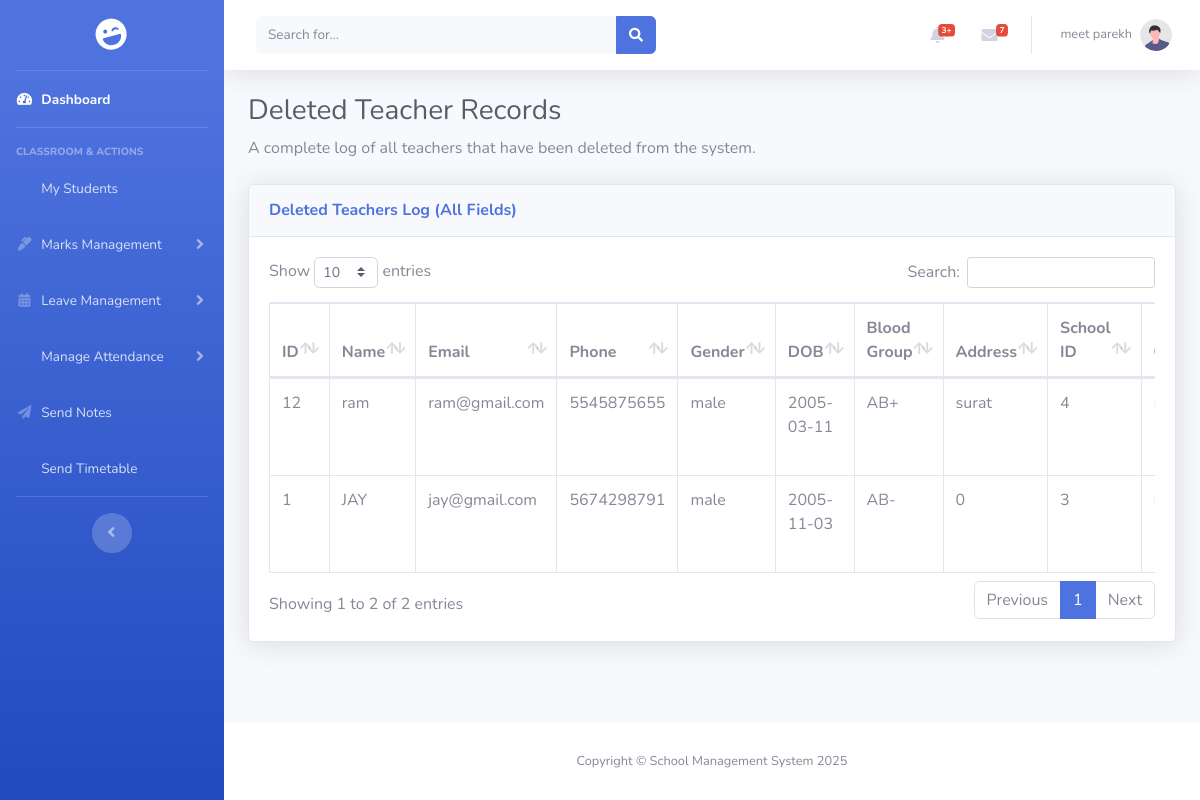
Page /pages/past_record/past_teacher.php (signed in) on the committed database.
### tables this page shows
CREATE TABLE `deleted_teachers` (
  `id` int(11) NOT NULL,
  `teacher_name` varchar(100) DEFAULT NULL,
  `email` varchar(100) DEFAULT NULL,
  `phone` varchar(15) DEFAULT NULL,
  `gender` enum('male','female','other') DEFAULT NULL,
  `dob` date DEFAULT NULL,
  `blood_group` enum('A+','A-','B+','B-','AB+','AB-','O+','O-') DEFAULT NULL,
  `address` text DEFAULT NULL,
  `school_id` int(11) DEFAULT NULL,
  `qualification` varchar(100) DEFAULT NULL,
  `subject` varchar(100) DEFAULT NULL,
  `language_known` varchar(100) DEFAULT NULL,
  `salary` decimal(10,2) DEFAULT NULL,
  `std` set('Nursery','Junior','Senior','1','2','3','4','5','6','7','8','9','10','11','12') DEFAULT NULL,
  `experience` varchar(50) DEFAULT NULL,
  `batch` enum('Morning','Evening') DEFAULT NULL,
  `class_teacher` tinyint(1) DEFAULT NULL,
  `class_teacher_std` varchar(10) DEFAULT NULL,
  `deleted_by_role` varchar(50) DEFAULT NULL,
  `deleted_at` timestamp NOT NULL DEFAULT current_timestamp()
);

### pages/past_record/past_teacher.php (the view, shortened to what this page needs)
<?php
include_once "../../includes/connect.php";
$query = "SELECT dt.*, s.school_name
          FROM deleted_teachers dt
          LEFT JOIN school s ON dt.school_id = s.id
          ORDER BY dt.deleted_at DESC";
$result = mysqli_query($conn, $query);
?>
<!DOCTYPE html>
<html lang="en">
<head>
    <link href="../../assets/vendor/fontawesome-free/css/all.min.css" rel="stylesheet" type="text/css">
    <link href="../../assets/css/sb-admin-2.min.css" rel="stylesheet">
    <link href="../../assets/vendor/datatables/dataTables.bootstrap4.min.css" rel="stylesheet">
</head>
<body id="page-top">
    <div id="wrapper">
        <?php include_once '../../includes/sidebar.php'; ?>
        <div id="content-wrapper" class="d-flex flex-column">
            <div id="content">
                <?php include_once '../../includes/header.php'; ?>
                <div class="container-fluid">
                    <h1 class="h3 mb-2 text-gray-800">Deleted Teacher Records</h1>
                    <p class="mb-4">A complete log of all teachers that have been deleted from the system.</p>
                    <div class="card shadow mb-4">
                        <div class="card-header py-3">
                            <h6 class="m-0 font-weight-bold text-primary">Deleted Teachers Log (All Fields)</h6>
                        </div>
                        <div class="card-body">
                            <div class="table-responsive">
                                <table class="table table-bordered" id="dataTable" width="100%" cellspacing="0">
                                    <thead>
                                        <tr>
                                            <th>ID</th>
                                            <th>Name</th>
                                            <th>Email</th>
                                            <th>Phone</th>
                                            <th>Gender</th>
                                            <th>DOB</th>
                                            <th>Blood Group</th>
                                            <th>Address</th>
                                            <th>School ID</th>
                                            <th>Qualification</th>
                                        </tr>
                                    </thead>
                                    <tbody>
                                        <?php
                                        if ($result && mysqli_num_rows($result) > 0) {
                                            while ($row = mysqli_fetch_assoc($result)) {
                                                echo "<tr>";
                                                echo "<td>" . htmlspecialchars($row['id']) . "</td>";
                                                echo "<td>" . htmlspecialchars($row['teacher_name'] ?? 'N/A') . "</td>";
                                                echo "<td>" . htmlspecialchars($row['email'] ?? 'N/A') . "</td>";
                                                echo "<td>" . htmlspecialchars($row['phone'] ?? 'N/A') . "</td>";
                                                echo "<td>" . htmlspecialchars($row['gender'] ?? 'N/A') . "</td>";
                                                echo "<td>" . htmlspecialchars($row['dob'] ?? 'N/A') . "</td>";
                                                echo "<td>" . htmlspecialchars($row['blood_group'] ?? 'N/A') . "</td>";
                                                echo "<td>" . htmlspecialchars($row['address'] ?? 'N/A') . "</td>";
                                                echo "<td>" . htmlspecialchars($row['school_id'] ?? 'N/A') . "</td>";
                                                echo "<td>" . htmlspecialchars($row['qualification'] ?? 'N/A') . "</td>";
                                                echo "</tr>";
                                            }
                                        } else {
                                            echo "<tr><td colspan='19' class='text-center'>No deleted teachers found</td></tr>";
                                        }
                                        ?>
                                    </tbody>
                                </table>
                            </div>
                        </div>
                    </div>
                </div>
            </div>
            <?php include '../../includes/footer.php'; ?>
        </div>
    </div>
</body>
</html>

### rows in the picture
deleted_teachers: id "12", teacher_name "ram", email "ram@gmail.com", phone "5545875655", gender "male", dob "2005-03-11", blood_group "AB+", address "surat", school "4"
deleted_teachers: id "1", teacher_name "JAY", email "jay@gmail.com", phone "5674298791", gender "male", dob "2005-11-03", blood_group "AB-", address "0", school "3"

### other values in the picture
$userName "meet parekh"
